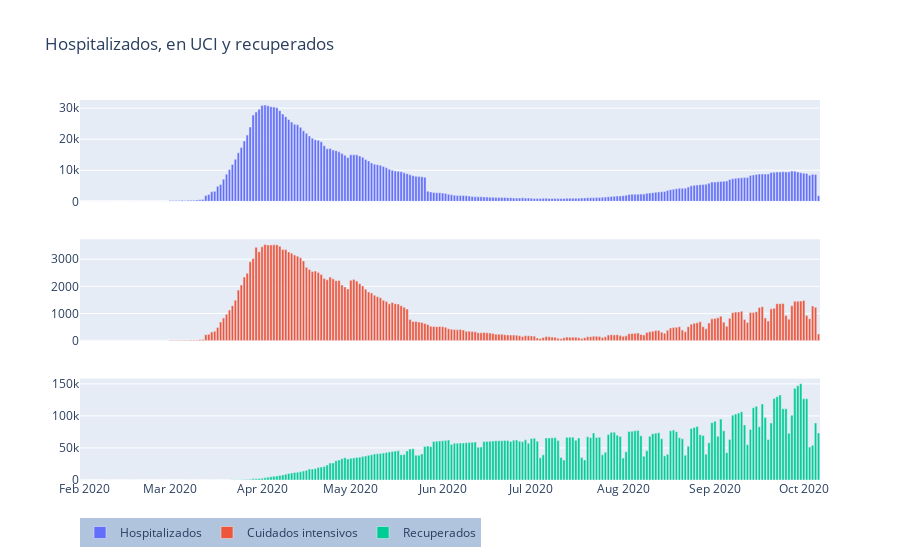

The notebook cell saved with this chart:
### Code cell
fig = make_subplots(rows=3, cols=1, shared_xaxes=True)
fig.add_trace(go.Bar(x=spain['date'], y=spain['hospitalized'], name='Hospitalizados'), row=1, col=1)
fig.add_trace(go.Bar(x=spain['date'], y=spain['intensive_care'], name='Cuidados intensivos'), row=2, col=1)
fig.add_trace(go.Bar(x=spain['date'], y=spain['recovered'], name='Recuperados'), row=3, col=1)
fig.update_layout(legend=dict(orientation='h', bgcolor='LightSteelBlue'), title='Hospitalizados, en UCI y recuperados')
fig.show()

### Figure 1 — Plotly figure (JSON) as saved in the notebook; plotly's stock layout.template omitted (floating-point values rounded to 4 significant figures; data arrays with more than 128 entries replaced by an {"elided": "..."} marker saying what was removed)
{"data": [{"name": "Hospitalizados", "type": "bar", "x": {"elided": "250 str values"}, "xaxis": "x", "y": {"elided": "250 int values"}, "yaxis": "y"}, {"name": "Cuidados intensivos", "type": "bar", "x": {"elided": "250 str values"}, "xaxis": "x2", "y": {"elided": "250 int values"}, "yaxis": "y2"}, {"name": "Recuperados", "type": "bar", "x": {"elided": "250 str values"}, "xaxis": "x3", "y": {"elided": "250 float values"}, "yaxis": "y3"}], "layout": {"legend": {"bgcolor": "LightSteelBlue", "orientation": "h"}, "title": {"text": "Hospitalizados, en UCI y recuperados"}, "xaxis": {"anchor": "y", "domain": [0, 1], "matches": "x3", "showticklabels": false}, "xaxis2": {"anchor": "y2", "domain": [0, 1], "matches": "x3", "showticklabels": false}, "xaxis3": {"anchor": "y3", "domain": [0, 1]}, "yaxis": {"anchor": "x", "domain": [0.7333, 1]}, "yaxis2": {"anchor": "x2", "domain": [0.3667, 0.6333]}, "yaxis3": {"anchor": "x3", "domain": [0, 0.2667]}}}
